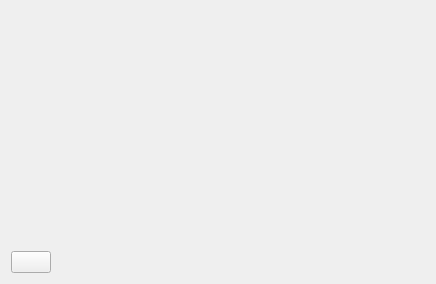
<?xml version="1.0" encoding="UTF-8"?>
<ui version="4.0">
 <class>Widget</class>
 <widget class="QWidget" name="Widget">
  <property name="geometry">
   <rect>
    <x>0</x>
    <y>0</y>
    <width>436</width>
    <height>284</height>
   </rect>
  </property>
  <property name="windowTitle">
   <string>K</string>
  </property>
  <property name="styleSheet">
   <string notr="true"/>
  </property>
  <layout class="QVBoxLayout" name="verticalLayout">
   <item>
    <widget class="QLabel" name="label">
     <property name="text">
      <string/>
     </property>
    </widget>
   </item>
   <item>
    <widget class="QPushButton" name="pushButton">
     <property name="sizePolicy">
      <sizepolicy hsizetype="Fixed" vsizetype="Fixed">
       <horstretch>0</horstretch>
       <verstretch>0</verstretch>
      </sizepolicy>
     </property>
     <property name="text">
      <string/>
     </property>
     <property name="icon">
      <iconset theme="QIcon::ThemeIcon::EditCopy"/>
     </property>
    </widget>
   </item>
  </layout>
 </widget>
 <resources/>
 <connections/>
</ui>
